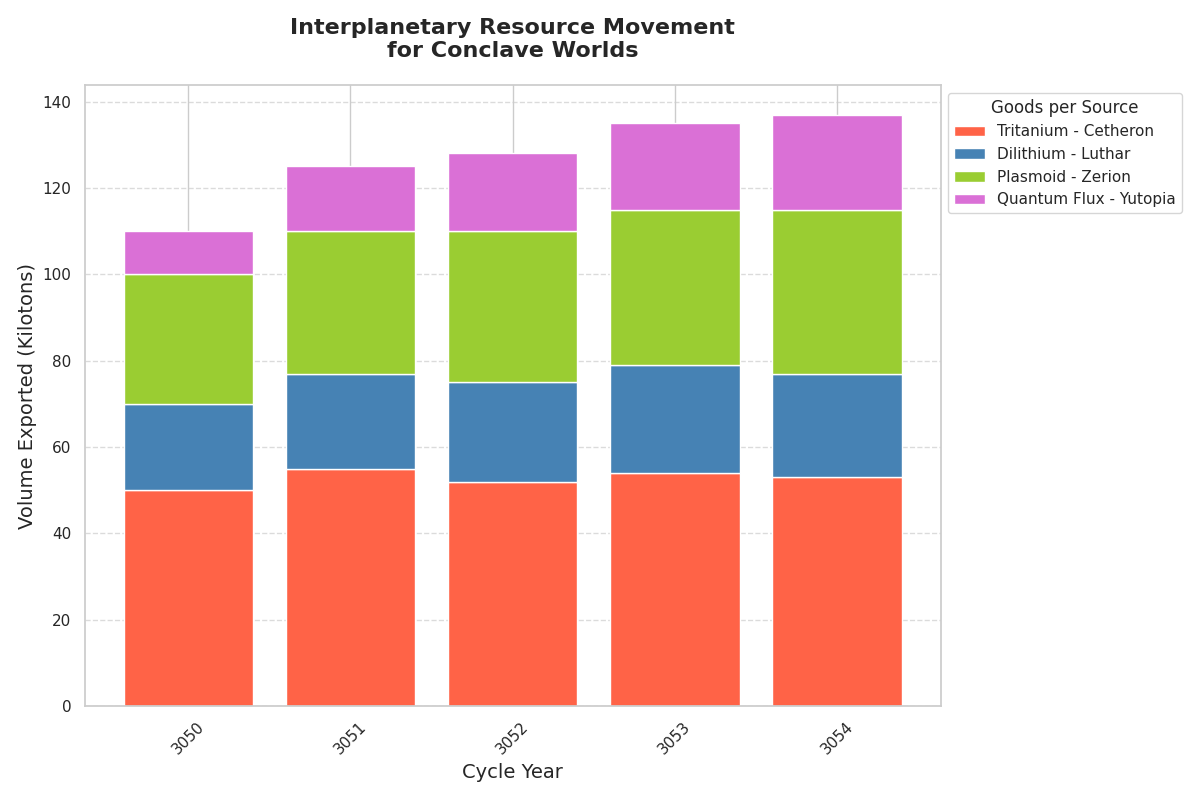

Write the Python code that produced this figure.
import matplotlib.pyplot as plt
import numpy as np

years = np.arange(3050, 3055)
planets = ['Zerion', 'Yutopia', 'Cetheron', 'Luthar']

tritanium_exports = [50, 55, 52, 54, 53]       
dilithium_exports = [20, 22, 23, 25, 24]       
plasmoid_exports = [30, 33, 35, 36, 38]        
quantum_flux_exports = [10, 15, 18, 20, 22]    

colors = ['#FF6347', '#4682B4', '#9ACD32', '#DA70D6']

fig, ax = plt.subplots(figsize=(12, 8))

ax.bar(years, tritanium_exports, label='Tritanium - Cetheron', color=colors[0])
ax.bar(years, dilithium_exports, bottom=tritanium_exports, label='Dilithium - Luthar', color=colors[1])
ax.bar(years, plasmoid_exports, bottom=np.array(tritanium_exports) + np.array(dilithium_exports), label='Plasmoid - Zerion', color=colors[2])
ax.bar(years, quantum_flux_exports, bottom=np.array(tritanium_exports) + np.array(dilithium_exports) + np.array(plasmoid_exports), label='Quantum Flux - Yutopia', color=colors[3])

ax.set_title("Interplanetary Resource Movement\nfor Conclave Worlds", fontsize=16, fontweight='bold', pad=20)
ax.set_xlabel("Cycle Year", fontsize=14)
ax.set_ylabel("Volume Exported (Kilotons)", fontsize=14)

plt.xticks(years, rotation=45)

ax.legend(title='Goods per Source', loc='upper left', bbox_to_anchor=(1, 1))

ax.yaxis.grid(True, linestyle='--', alpha=0.7)

plt.tight_layout()

plt.show()
